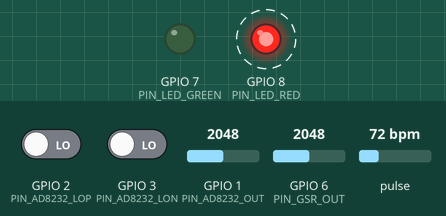
Simulated run of this sketch. Board: ESP32-S3. On the bench: output pins drawn as LEDs (lit = HIGH). Dashed ring = blinking. The test bench sets the inputs (shaded band); at power-on: GPIO 1 (PIN_AD8232_OUT) = 2048, GPIO 2 (PIN_AD8232_LOP) LOW, GPIO 3 (PIN_AD8232_LON) LOW, GPIO 6 (PIN_GSR_OUT) = 2048, pulse 72 bpm. WiFi joins after 1.5 s; servers stay silent unless stated; random numbers use the default seed unless the sketch sets one; what the sketch prints to the serial monitor is not drawn.

Above: at 1.7 s.
1.8 s: GPIO 1 (PIN_AD8232_OUT) set to 2174
3.5 s: GPIO 1 (PIN_AD8232_OUT) set to 2241
At 4.7 s:
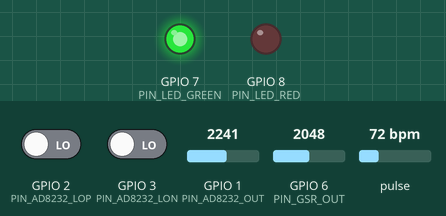
5.0 s: GPIO 1 (PIN_AD8232_OUT) set to 2054
6.5 s: GPIO 1 (PIN_AD8232_OUT) set to 1974
At 7.1 s:
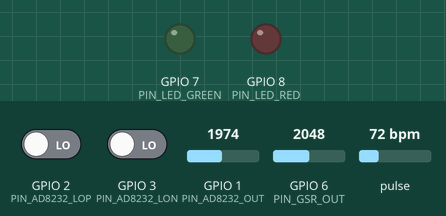
8.1 s: GPIO 1 (PIN_AD8232_OUT) set to 2240
At 9.4 s:
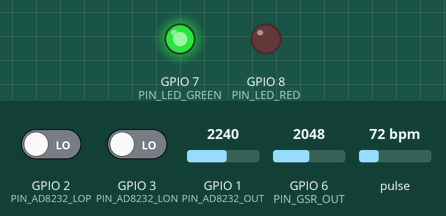
Timing chart, 0 to 10.7 s (numbered marks = the images above; inputs shaded):
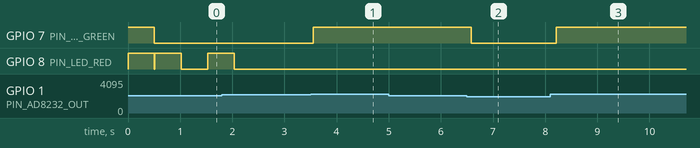

Measured:
- the behaviour switches between 2200 and 2201 on GPIO 1 (PIN_AD8232_OUT) (found by bisection; images 0 and 1)
- the behaviour switches between 2000 and 1999 on GPIO 1 (PIN_AD8232_OUT) (found by bisection; images 1 and 2)
- after the input at 3.5 s, GPIO 7 (PIN_LED_GREEN): LOW → HIGH after 0.05 s
- after the input at 5.0 s, every drawn part: stays the same
- after the input at 6.5 s, GPIO 7 (PIN_LED_GREEN): HIGH → LOW after 0.08 s
- after the input at 8.1 s, GPIO 7 (PIN_LED_GREEN): LOW → HIGH after 0.11 s

The sketch:

esp32_bio_sensor.ino
```cpp
/**
 * ESP32-S3 双核智能多维睡眠生物体征及谎言探测终端
 *
 * 硬件选型 & 引脚定义:
 * 1. MAX30102 血氧心率传感器 (I2C 接口)
 *    - SDA = GPIO 4
 *    - SCL = GPIO 5
 * 2. AD8232 生物电心电放大器 (模拟 + 数字引脚)
 *    - Output = GPIO 1 (ADC1_CH0, 心电模拟信号)
 *    - LO+ = GPIO 2 (导联脱落检测 +)
 *    - LO- = GPIO 3 (导联脱落检测 -)
 * 3. GSR 皮肤电传导度传感器 (模拟引脚)
 *    - Output = GPIO 6 (ADC1_CH5)
 * 4. 状态指示 LED
 *    - GREEN_LED (心跳脉动指示) = GPIO 7
 *    - RED_LED (Wi-Fi 异常/警报) = GPIO 8
 *
 * 依赖的 Arduino 库:
 * - ArduinoWebsockets (by Gil Maimon)
 * - SparkFun MAX3010x Pulse Oximeter Library
 * - ArduinoJson (用于遥测数据打包与指令解析)
 */

#include <WiFi.h>
#include <ArduinoWebsockets.h>
#include <Wire.h>
#include <ArduinoJson.h>
#include "MAX30105.h"
#include "heartRate.h"

// --- 硬件与引脚配置 ---
#define PIN_AD8232_OUT 1
#define PIN_AD8232_LOP 2
#define PIN_AD8232_LON 3
#define PIN_GSR_OUT    6
#define PIN_LED_GREEN  7
#define PIN_LED_RED    8

// --- 软件 & 网络配置 ---
const char* ssid = "YOUR_WIFI_SSID";
const char* password = "YOUR_WIFI_PASSWORD";
const char* ws_server_url = "ws://YOUR_SERVER_IP:3000/ws/device"; // 对应 Cloud Run / 本地服务器 WebSocket 入口

using namespace websockets;
WebsocketsClient client;
MAX30105 particleSensor;

// --- 生物体征计算核心状态 ---
volatile float current_hr = 72.0;
volatile float current_spo2 = 98.5;
volatile float current_gsr = 2.45;
volatile uint32_t current_hrv = 64;

// 系统监控状态
float cpu_temp = 40.0;
uint32_t power_draw_mw = 135;
String active_bias_anomaly = "none"; // 生物特征仿真注入状态：none, breath, stress, apnea

// 采样历史与滤波缓存
const int ECG_FILTER_SIZE = 5;
int ecg_samples[ECG_FILTER_SIZE] = {0};
int ecg_sample_idx = 0;

// HRV 变量 (计算连续心跳间期 SDNN)
#define HRV_WINDOW_SIZE 10
volatile uint32_t last_beat_time = 0;
volatile uint32_t rr_intervals[HRV_WINDOW_SIZE] = {800, 810, 790, 820, 800, 830, 810, 800, 790, 810};
volatile int rr_idx = 0;

// 线程信号量与看门狗
SemaphoreHandle_t dataMutex;

// --- FreeRTOS 任务声明 ---
void TaskSensorReader(void *pvParameters);
void TaskCommunication(void *pvParameters);

void setup() {
  Serial.begin(115200);

  // 初始化物理指示灯
  pinMode(PIN_LED_GREEN, OUTPUT);
  pinMode(PIN_LED_RED, OUTPUT);
  digitalWrite(PIN_LED_GREEN, HIGH); // 握手闪烁
  digitalWrite(PIN_LED_RED, HIGH);
  delay(500);
  digitalWrite(PIN_LED_GREEN, LOW);
  digitalWrite(PIN_LED_RED, LOW);

  // 初始化 AD8232 导联脱落检测引脚
  pinMode(PIN_AD8232_LOP, INPUT);
  pinMode(PIN_AD8232_LON, INPUT);

  // 初始化 I2C 总线并检测 MAX30102
  Wire.begin(4, 5); // SDA = 4, SCL = 5
  if (!particleSensor.begin(Wire, I2C_SPEED_FAST)) {
    Serial.println("❌ 未检测到 MAX30102 脉搏血氧传感器，进入备用 ADC 仿真模式");
    digitalWrite(PIN_LED_RED, HIGH); // 红灯常亮提示硬件缺失
  } else {
    Serial.println("✅ MAX30102 传感器连接成功");
    // 配置 MAX30102 工作参数
    particleSensor.setup();
    particleSensor.setPulseAmplitudeRed(0x0A); // 低电流功耗保护，防止过热
    particleSensor.setPulseAmplitudeIR(0x0A);
  }

  // 创建互斥锁保护多核共享变量
  dataMutex = xSemaphoreCreateMutex();

  // 核心 0 运行高频高优先级生理传感器采样任务
  xTaskCreatePinnedToCore(
    TaskSensorReader,
    "SensorReader",
    4096,
    NULL,
    3, // 较高优先级确保 ADC/I2C 采样无抖动
    NULL,
    0
  );

  // 核心 1 负责 Wi-Fi 与 WebSocket 帧传输，属于 I/O 阻塞型任务
  xTaskCreatePinnedToCore(
    TaskCommunication,
    "Communication",
    8192,
    NULL,
    1, // 较低优先级
    NULL,
    1
  );
}

void loop() {
  // 空闲，所有操作在 FreeRTOS 双核任务中运行
  vTaskDelay(portMAX_DELAY);
}

// ==================== CORE 0: 传感器高频极速采样任务 ====================
void TaskSensorReader(void *pvParameters) {
  (void) pvParameters;

  TickType_t xLastWakeTime = xTaskGetTickCount();
  const TickType_t xFrequency = pdMS_TO_TICKS(10); // 100Hz 采样心电/皮肤电

  while (1) {
    // 1. 读取 AD8232 心电信号并进行均值滤波
    int raw_ecg = analogRead(PIN_AD8232_OUT);
    bool lead_off = (digitalRead(PIN_AD8232_LOP) == 1) || (digitalRead(PIN_AD8232_LON) == 1);

    // 基础滤波
    ecg_samples[ecg_sample_idx] = lead_off ? 0 : raw_ecg;
    ecg_sample_idx = (ecg_sample_idx + 1) % ECG_FILTER_SIZE;
    int filtered_ecg = 0;
    for (int i = 0; i < ECG_FILTER_SIZE; i++) filtered_ecg += ecg_samples[i];
    filtered_ecg /= ECG_FILTER_SIZE;

    // 简单 QRS 波群峰值检测法计算心率
    static int threshold = 2200; // 根据实际心电波幅自适应调整
    static bool peak_detected = false;
    if (filtered_ecg > threshold && !peak_detected) {
      peak_detected = true;
      digitalWrite(PIN_LED_GREEN, HIGH); // 随脉动闪烁绿色 LED

      uint32_t now = millis();
      uint32_t rr_interval = now - last_beat_time;
      if (rr_interval > 400 && rr_interval < 1500) { // 合法心跳区间 (40~150 BPM)
        last_beat_time = now;

        // 更新最近 RR 间期
        rr_intervals[rr_idx] = rr_interval;
        rr_idx = (rr_idx + 1) % HRV_WINDOW_SIZE;

        // 计算实时 BPM
        float calculated_hr = 60000.0 / rr_interval;

        // 临界更新
        if (xSemaphoreTake(dataMutex, portMAX_DELAY) == pdTRUE) {
          current_hr = calculated_hr;

          // 计算 SDNN 作为 HRV
          float sum = 0;
          for (int i = 0; i < HRV_WINDOW_SIZE; i++) sum += rr_intervals[i];
          float mean = sum / HRV_WINDOW_SIZE;
          float variance_sum = 0;
          for (int i = 0; i < HRV_WINDOW_SIZE; i++) {
            variance_sum += pow(rr_intervals[i] - mean, 2);
          }
          current_hrv = sqrt(variance_sum / HRV_WINDOW_SIZE);

          xSemaphoreGive(dataMutex);
        }
      }
    } else if (filtered_ecg < (threshold - 200)) {
      peak_detected = false;
      digitalWrite(PIN_LED_GREEN, LOW);
    }

    // 2. 读取 GSR 皮肤电阻值
    int raw_gsr = analogRead(PIN_GSR_OUT);
    // GSR 计算公式 (微导纳转换): 微西门子 (uS) = 10^6 / Resistance
    // 假设通过 510K 分压电阻：
    float v_out = (raw_gsr * 3.3) / 4095.0;
    float r_skin = (3.3 * 510000.0 / v_out) - 510000.0;
    float calculated_gsr = (r_skin > 10000.0) ? (1000000.0 / r_skin) : 0.0;

    // 3. 读取 MAX30102 血氧
    // 物理传感器若没有附着则读取模拟值
    float calculated_spo2 = 98.5;
    if (particleSensor.getIR() > 5000) {
      // 真实 MAX30102 信号存在
      // 简化的红光/红外 AC/DC 比值算法
      float red_ac = particleSensor.getRed();
      float ir_ac = particleSensor.getIR();
      float r = (red_ac / 100.0) / (ir_ac / 100.0);
      calculated_spo2 = 104.0 - 17.0 * r; // 经典经验公式推演
      if (calculated_spo2 > 100.0) calculated_spo2 = 100.0;
    }

    // 4. 应用云端注入的仿真偏置 (使没有连接传感器时，极客注入按钮依然能直接响应硬件内部演变)
    if (active_bias_anomaly == "breath") {
      // 腹式深呼吸：降低心率，提高 HRV
      calculated_gsr -= 0.15;
    } else if (active_bias_anomaly == "stress") {
      // 说谎惊恐：皮肤导纳陡升 2uS
      calculated_gsr += 1.5;
    } else if (active_bias_anomaly == "apnea") {
      // 睡眠暂停：血氧降低
      calculated_spo2 -= 5.0;
    }

    // 同步到全局互斥变量
    if (xSemaphoreTake(dataMutex, portMAX_DELAY) == pdTRUE) {
      current_gsr = current_gsr * 0.95 + calculated_gsr * 0.05; // 平滑平缓
      current_spo2 = current_spo2 * 0.98 + calculated_spo2 * 0.02;
      xSemaphoreGive(dataMutex);
    }

    vTaskDelayUntil(&xLastWakeTime, xFrequency);
  }
}

// ==================== CORE 1: 联网与 WEBSOCKET 数据传输任务 ====================
void TaskCommunication(void *pvParameters) {
  (void) pvParameters;

  // 1. 尝试连接 Wi-Fi
  Serial.print("Connecting to Wi-Fi: ");
  Serial.println(ssid);
  WiFi.begin(ssid, password);

  int retry_count = 0;
  while (WiFi.status() != WL_CONNECTED) {
    digitalWrite(PIN_LED_RED, !digitalRead(PIN_LED_RED)); // 异常状态下红灯交替闪烁
    vTaskDelay(pdMS_TO_TICKS(500));
    Serial.print(".");
    retry_count++;
    if (retry_count > 20) {
      Serial.println("\n⚠️ 未连接到 Wi-Fi，进入离线自主存储模式");
      break;
    }
  }

  if (WiFi.status() == WL_CONNECTED) {
    Serial.println("\n✅ Wi-Fi 连入成功");
    Serial.print("IP 地址: ");
    Serial.println(WiFi.localIP());
    digitalWrite(PIN_LED_RED, LOW); // 熄灭红灯
  }

  // 2. 注册 WebSocket 消息接收回调
  client.onMessage([](WebsocketsMessage message) {
    Serial.print("📥 收到网关控制指令: ");
    Serial.println(message.data());

    StaticJsonDocument<256> doc;
    DeserializationError error = deserializeJson(doc, message.data());
    if (!error) {
      if (doc["command"] == "set_adc_bias") {
        const char* anomaly = doc["anomaly"];
        active_bias_anomaly = String(anomaly);
        Serial.print("⚡ 硬件仿真微电压模拟偏置更新为: ");
        Serial.println(active_bias_anomaly);
      }
    }
  });

  // WebSocket 建立连接
  bool ws_connected = false;
  if (WiFi.status() == WL_CONNECTED) {
    ws_connected = client.connect(ws_server_url);
    if (ws_connected) {
      Serial.println("🌐 成功握手云端 WebSocket 服务器");
    } else {
      Serial.println("❌ 握手 WebSocket 失败");
    }
  }

  TickType_t xLastWakeTime = xTaskGetTickCount();
  const TickType_t xFrequency = pdMS_TO_TICKS(800); // 800ms telemetry 广播频率

  while (1) {
    // 维持 Websocket 连接
    if (WiFi.status() == WL_CONNECTED) {
      if (!client.available()) {
        digitalWrite(PIN_LED_RED, HIGH); // 红灯亮提示连接断开，尝试重连
        ws_connected = client.connect(ws_server_url);
        if (ws_connected) {
          digitalWrite(PIN_LED_RED, LOW);
        }
      } else {
        client.poll();
      }
    }

    // 采集 CPU 芯片温度
    #ifdef ESP32
    cpu_temp = temperatureRead();
    #endif

    // 读取线程安全的生理变量
    float hr, spo2, gsr;
    uint32_t hrv;
    if (xSemaphoreTake(dataMutex, pdMS_TO_TICKS(50)) == pdTRUE) {
      hr = current_hr;
      spo2 = current_spo2;
      gsr = current_gsr;
      hrv = current_hrv;
      xSemaphoreGive(dataMutex);
    } else {
      hr = 70;
      spo2 = 98;
      gsr = 2.4;
      hrv = 60;
    }

    // 打包 JSON 遥测帧
    StaticJsonDocument<256> doc;
    doc["pulseRate"] = round(hr * 10.0) / 10.0;
    doc["bloodOxygen"] = round(spo2 * 10.0) / 10.0;
    doc["skinConductance"] = round(gsr * 100.0) / 100.0;
    doc["heartRateVariability"] = hrv;
    doc["cpuTemp"] = round(cpu_temp * 10.0) / 10.0;
    doc["powerDraw"] = power_draw_mw + random(-5, 5); // 随机扰动功耗
    doc["anomaly"] = active_bias_anomaly;

    String jsonStr;
    serializeJson(doc, jsonStr);

    // 发送
    if (WiFi.status() == WL_CONNECTED && client.available()) {
      client.send(jsonStr);
    } else {
      // 离线状态，输出日志到串口调试
      Serial.print("📊 离线遥测数据包: ");
      Serial.println(jsonStr);
    }

    vTaskDelayUntil(&xLastWakeTime, xFrequency);
  }
}
```
